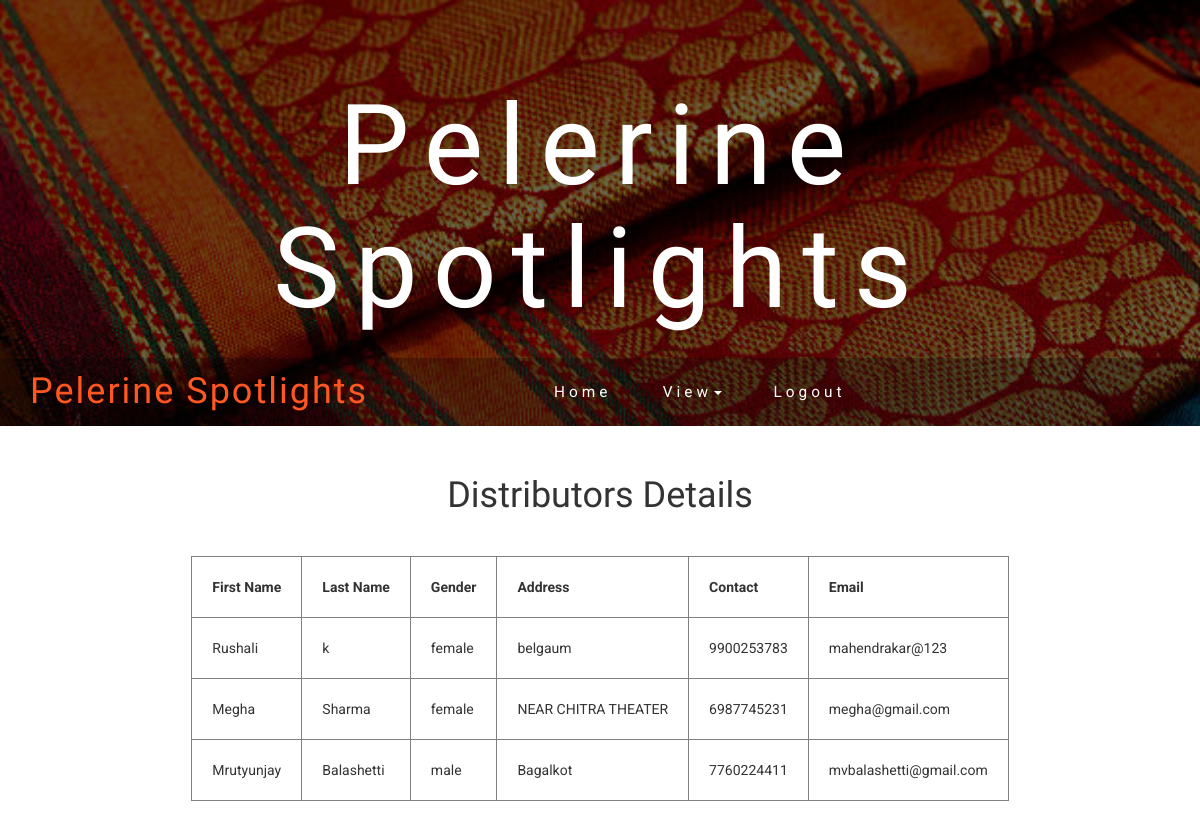
The page /mgmtviewdist.php on the database its author committed.
### tables this page shows
CREATE TABLE `dist` (
  `fname` varchar(23) NOT NULL,
  `lname` varchar(23) NOT NULL,
  `gender` varchar(12) NOT NULL,
  `addr` varchar(245) NOT NULL,
  `contact` bigint(20) NOT NULL,
  `email` varchar(46) NOT NULL,
  `pass` varchar(12) NOT NULL
);

### mgmtviewdist.php (the view, shortened to what this page needs)
<?php
	include "mgmtmenu.php";
 ?>
 <!DOCTYPE html>
 <html>
 <head>
 </head>
 <body>
 	<center>
 		<h1 style="margin-top: 50px">Distributors Details</h1>
 		<br><br>
 		<table border="1px collapse">
 			<tr>
 				<th>First Name</th>
 				<th>Last Name</th>
                                <th>Gender</th>
 				<th>Address</th>
 				<th>Contact</th>
 				<th>Email</th>
 			</tr>
 			<?php
 				$q1="SELECT * from dist";
 				$rs1=mysqli_query($conn,$q1);
 				while($row=mysqli_fetch_assoc($rs1))
 				{ ?>
 					<tr>
 						<td><?php echo $row['fname']; ?></td>
 						<td><?php echo $row['lname']; ?></td>
                        <td><?php echo $row['gender']; ?></td>
                        <td><?php echo $row['addr']; ?></td>
                        <td><?php echo $row['contact']; ?></td>
                        <td><?php echo $row['email']; ?></td>
 					</tr>
 				<?php }
 			 ?>
 		</table>
                <br><br>
 	</center>
 </body>
 </html>

### css/style.css (style rules this page uses)
body { margin:0; font-family: 'Roboto', sans-serif; background: #fff; }
h1,h2,h3,h4,h5,h6 { margin:0; font-family: 'Limelight', cursive; }

### mgmtmenu.php (style rules this page uses)
th,td { padding:20px; }

### rows shown on the page
dist: fname "Rushali", lname "k", gender "female", addr "belgaum", contact "9900253783", email "mahendrakar@123"
dist: fname "Megha", lname "Sharma", gender "female", addr "NEAR CHITRA THEATER", contact "6987745231", email "megha@gmail.com"
dist: fname "Mrutyunjay", lname "Balashetti", gender "male", addr "Bagalkot", contact "7760224411", email "mvbalashetti@gmail.com"
